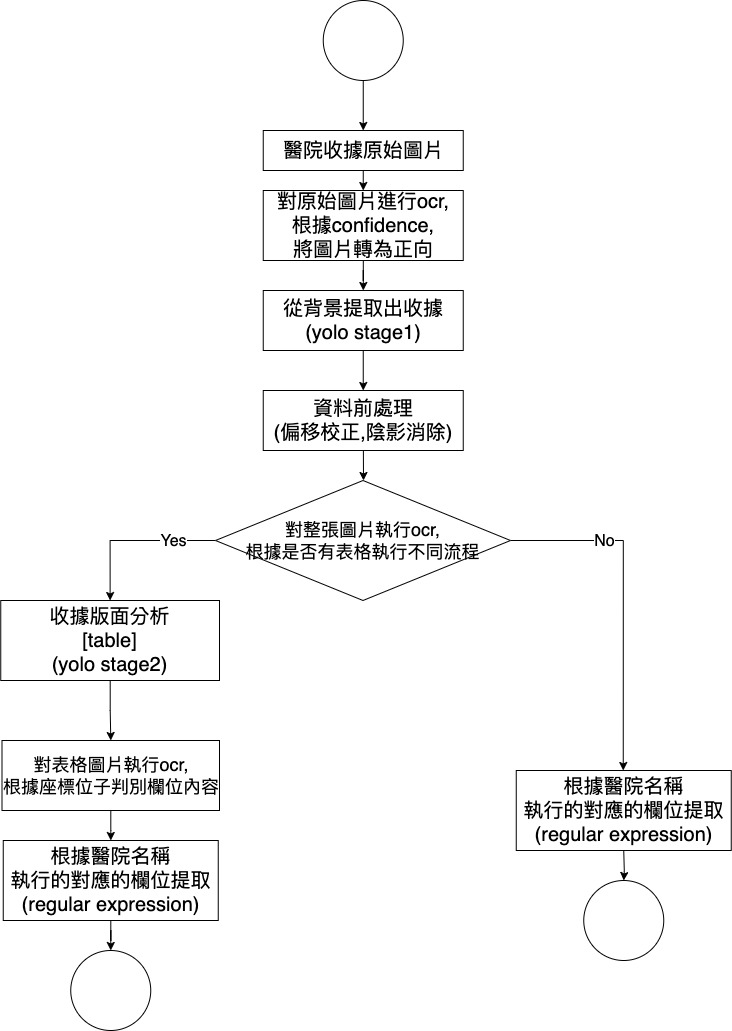
#> input picture ocr_pipeline.jpg, 732 x 1031 px
$ python -i correct_skew_eliminate_shadows.py   (imports and definitions only)
#> lines starting #> are read from the running program, lines starting #| are printed output that depends on the picture
#> further down, picture is the input picture: shape (1031, 732, 3); min 0, max 255, mean 245.6
import numpy as np
import cv2
from skimage.feature import canny
from skimage.transform import hough_line, hough_line_peaks, rotate
from skimage.color import rgb2gray
from skimage import draw
from skimage import io
import matplotlib.pyplot as plt


class SkewDetect:
    def __init__(
            self,
            input_file=None,
            key=None,
            sigma=1.5,
            num_peaks=15,
            thr=0.35):
        """
        Initialize the SkewDetect object.
        """
        self.input_file = input_file
        self.sigma = sigma
        self.num_peaks = num_peaks
        self.thr = thr
        self.key = key

    def get_max_freq_elem(self, arr: list) -> list:
        """
        Get the element(s) with the maximum frequency from the input list.

        Args:
            arr (list): The input list.

        Returns:
            list: List of elements with maximum frequency.
        """
        max_arr = []
        freqs = {}
        for i in arr:
            if i in freqs:
                freqs[i] += 1
            else:
                freqs[i] = 1

        sorted_keys = sorted(freqs, key=freqs.get, reverse=True)
        if sorted_keys:
            max_freq = freqs[sorted_keys[0]]

            for k in sorted_keys:
                if freqs[k] == max_freq:
                    max_arr.append(k)

        return max_arr

    def compare_sum(self, value: float) -> bool:
        """
        Compare the input value with a range.

        Args:
            value (float): The input value.

        Returns:
            bool: True if the value is between 44 and 46 (inclusive), False otherwise.
        """
        if value >= 44 and value <= 46:
            return True
        else:
            return False

    @staticmethod
    def calculate_deviation(angle: float) -> float:
        """
        Calculate the deviation of an angle from a target angle.

        Args:
            angle (float): The input angle.

        Returns:
            float: The deviation of the angle from pi/4.
        """
        angle_in_degrees = np.abs(angle)
        deviation = np.abs(np.pi / 4 - angle_in_degrees)
        return deviation

    def process_single_file(self):
        res = self.determine_skew(self.input_file)
        return res

    # [26 lines left out: function add_mask, not called in this run]

    def determine_skew(self, img_file: np.ndarray) -> dict:
        """
        Determine the skew of the input image.

        Args:
            img_file (np.ndarray): The input image.

        Returns:
            dict: A dictionary containing information about the skew.
        """
        img = cv2.cvtColor(img_file, cv2.COLOR_BGR2RGB)
        img = cv2.cvtColor(img, cv2.COLOR_RGB2GRAY)

        edges = canny(img, sigma=self.sigma)
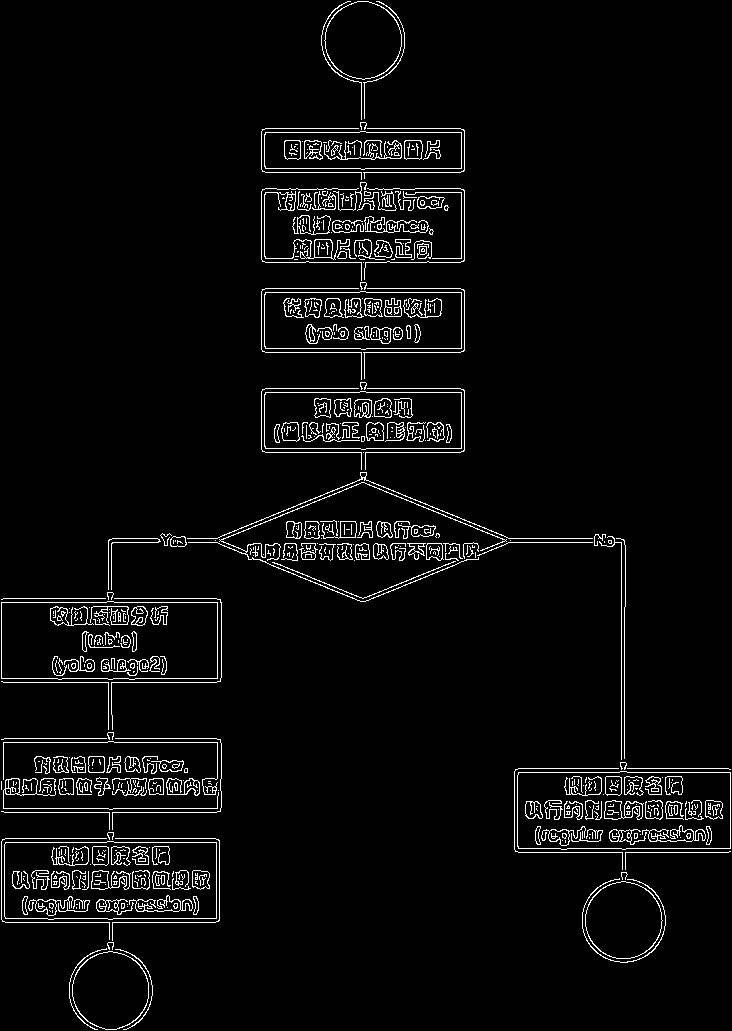
#> edges: shape (1031, 732) bool; 4% white in thin lines or dots
        if self.key == 'CCH':
            edges = self.add_mask(edges, 7.5, 9)  # thr=0.35
        if self.key == 'TVGH':
            edges = self.add_mask(edges, 7.5, 8)
        h, a, d = hough_line(edges)
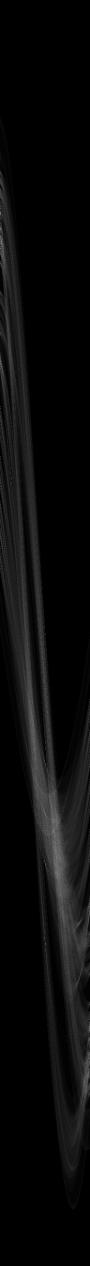
#> h: shape (2531, 180) uint64 (shown at 1/2 size); min 0, max 279, mean 12; drawn with min black and max white
#> a = 180 values from -1.57 to 1.55; d = 2531 values from -1265 to 1265
        _, ap, _ = hough_line_peaks(
            h, a, d, threshold=self.thr * np.max(h), num_peaks=self.num_peaks)
#> ap = [-1.57, -1.57, -1.57, 0, -1.57, 0, 0, -1.57, -1.57, -1.57, -1.57, -1.57, -1.57, 0, -1.57]
        if len(ap) == 0:
            return {"Image File": img_file, "Message": "Bad Quality"}

        absolute_deviations = []
        for k in ap:
            slope = np.tan(k)
            if abs(slope) > 6:
                deviation = self.calculate_deviation(k)
                absolute_deviations.append(deviation)
#> this loop made 15 passes
#> (k, slope) on passes 1 to 12: (-1.57, -1.63e+16), (-1.57, -1.63e+16), (-1.57, -1.63e+16), (0, 0), (-1.57, -1.63e+16), (0, 0), (0, 0), (-1.57, -1.63e+16), (-1.57, -1.63e+16), (-1.57, -1.63e+16), (-1.57, -1.63e+16), (-1.57, -1.63e+16)
#> after the loop, absolute_deviations = [0.785, 0.785, 0.785, 0.785, 0.785, 0.785, 0.785, 0.785, 0.785, 0.785, 0.785]
        average_deviation = np.mean(np.rad2deg(absolute_deviations))
#> average_deviation = 45
        ap_deg = []
        for x in ap:
            slope = np.tan(x)
            if abs(slope) > 6:
                ap_deg.append(np.rad2deg(x))
#> this loop made 15 passes
#> after the loop, ap_deg = [-90, -90, -90, -90, -90, -90, -90, -90, -90, -90, -90]

        bin_0_45 = []
        bin_45_90 = []
        bin_0_45n = []
        bin_45_90n = []

        for ang in ap_deg:

            deviation_sum = int(90 - ang + average_deviation)
            if self.compare_sum(deviation_sum):
                bin_45_90.append(ang)
                continue

            deviation_sum = int(ang + average_deviation)
            if self.compare_sum(deviation_sum):
                bin_0_45.append(ang)
                continue

            deviation_sum = int(-ang + average_deviation)
            if self.compare_sum(deviation_sum):
                bin_0_45n.append(ang)
                continue

            deviation_sum = int(90 + ang + average_deviation)
            if self.compare_sum(deviation_sum):
                bin_45_90n.append(ang)
#> this loop made 11 passes
#> after the loop, bin_0_45 = []; bin_0_45n = []; bin_45_90 = []; bin_45_90n has the same summary as ap_deg

        angles = [bin_0_45, bin_45_90, bin_0_45n, bin_45_90n]
#> angles = [[], [], [], [-90, -90, -90, -90, -90, -90, -90, -90, -90, -90, -90]]
        lmax = 0

        for j in range(len(angles)):
            angle_length = len(angles[j])
            if angle_length >= lmax:
                lmax = angle_length
                maxi = j
#> this loop made 4 passes
#> after the loop, lmax = 11; maxi = 3

        if lmax:
            ans_arr = self.get_max_freq_elem(angles[maxi])
#> the loop in get_max_freq_elem, `for i in arr:` made 11 passes
#> after the loop in get_max_freq_elem, `for i in arr:`: freqs = {-90: 11}
#> in get_max_freq_elem, `sorted_keys = sorted(freqs, key=freqs.get, reverse=True)`: sorted_keys = [-90]
#> in get_max_freq_elem, `max_freq = freqs[sorted_keys[0]]`: max_freq = 11
#> the loop in get_max_freq_elem, `for k in sorted_keys:` made 1 pass
#> after the loop in get_max_freq_elem, `for k in sorted_keys:`: max_arr = [-90]
#> ans_arr = [-90]
            ans_res = np.mean(ans_arr)
#> ans_res = -90

        else:
            ans_arr = self.get_max_freq_elem(ap_deg)
            ans_res = np.mean(ans_arr)

        data = {
            "Image File": img_file,
            "Average Deviation from pi/4": average_deviation,
            "Estimated Angle": ans_res,
            "Angle bins": angles}
        # print('data:',data)
        return data


# [21 lines left out: function shadow, not called in this run]


def correct_skew_image(
        img: np.ndarray,
        key: str = None,
        thresold: float = 0.45) -> np.ndarray:
    """
    Corrects skew in the input image and optionally processes based on a key and threshold.

    Args:
        img (np.ndarray): The input image.
        key (str, optional): A key for processing. Defaults to None.
        threshold (float, optional): Threshold value for processing. Defaults to 0.45.

    Returns:
        np.ndarray: The processed image.
    """
    if key == 'table':
        skew_obj = SkewDetect(img, key, thr=thresold)
    else:
        skew_obj = SkewDetect(img, key)
    origin_img = cv2.cvtColor(img, cv2.COLOR_BGR2RGB)
    res = skew_obj.process_single_file()
#> in process_single_file, `res = self.determine_skew(self.input_file)`: res = 4 items
#> res = 4 items
    angle = res['Estimated Angle']
#> angle = -90
    if np.isnan(angle):
        rot_angle = 0
    elif -45 <= angle <= 90:
        rot_angle = angle - 90
    elif -90 <= angle < -45:
        rot_angle = 90 + angle
#> rot_angle = 0
    else:
        rot_angle = angle - 90
    rotated = rotate(
        origin_img,
        rot_angle,
        resize=True,
        mode='constant',
        cval=1.0)
    rotated_gray = rgb2gray(rotated)
    image_rotated = cv2.cvtColor(
        np.uint8(
            rotated_gray * 255),
        cv2.COLOR_RGB2BGR)
    return image_rotated

>>> import cv2
>>> picture = cv2.imread('../../ocr_pipeline.jpg')
>>> result = correct_skew_image(picture)
